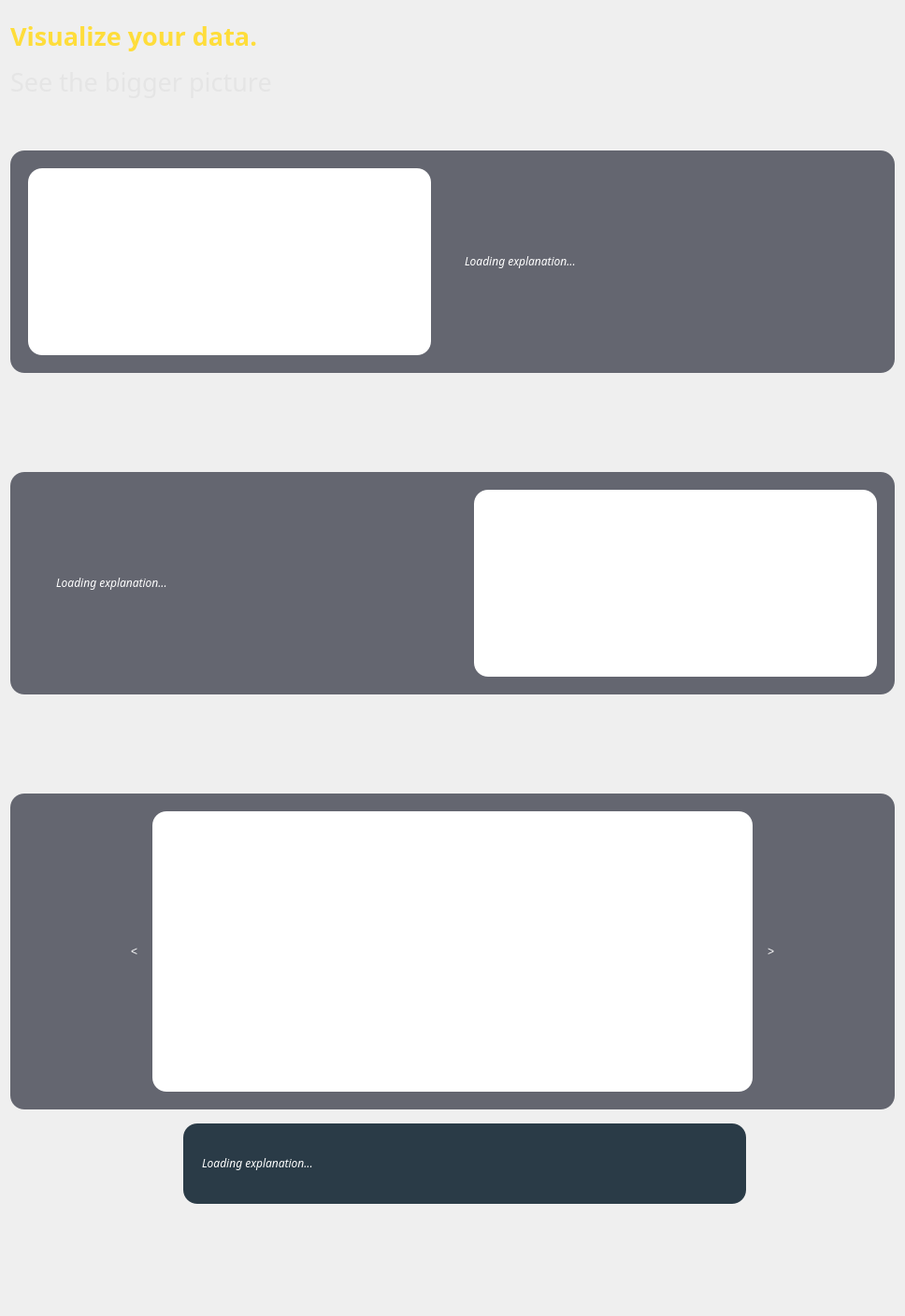
             <widget class="QWidget" name="scrollAreaWidgetContents_2">
              <property name="geometry">
               <rect>
                <x>0</x>
                <y>0</y>
                <width>968</width>
                <height>1408</height>
               </rect>
              </property>
              <property name="sizePolicy">
               <sizepolicy hsizetype="Preferred" vsizetype="Preferred">
                <horstretch>0</horstretch>
                <verstretch>0</verstretch>
               </sizepolicy>
              </property>
              <property name="minimumSize">
               <size>
                <width>0</width>
                <height>0</height>
               </size>
              </property>
              <layout class="QVBoxLayout" name="verticalLayout_16">
               <item>
                <widget class="QLabel" name="label_7">
                 <property name="font">
                  <font>
                   <family>Poppins</family>
                   <pointsize>12</pointsize>
                  </font>
                 </property>
                 <property name="text">
                  <string>&lt;html&gt;&lt;head/&gt;&lt;body&gt;&lt;p&gt;&lt;span style=&quot; font-size:20pt; font-weight:600; color:#fedd3b;&quot;&gt;Visualize your data.&lt;/span&gt;&lt;/p&gt;&lt;p&gt;&lt;span style=&quot; font-size:20pt; color:#e5e5e5;&quot;&gt;See the bigger picture&lt;/span&gt;&lt;/p&gt;&lt;/body&gt;&lt;/html&gt;</string>
                 </property>
                </widget>
               </item>
               <item>
                <spacer name="verticalSpacer_3">
                 <property name="orientation">
                  <enum>Qt::Vertical</enum>
                 </property>
                 <property name="sizeType">
                  <enum>QSizePolicy::Fixed</enum>
                 </property>
                 <property name="sizeHint" stdset="0">
                  <size>
                   <width>20</width>
                   <height>40</height>
                  </size>
                 </property>
                </spacer>
               </item>
               <item>
                <widget class="QFrame" name="frame_20">
                 <property name="sizePolicy">
                  <sizepolicy hsizetype="Preferred" vsizetype="Minimum">
                   <horstretch>0</horstretch>
                   <verstretch>0</verstretch>
                  </sizepolicy>
                 </property>
                 <property name="minimumSize">
                  <size>
                   <width>0</width>
                   <height>0</height>
                  </size>
                 </property>
                 <property name="baseSize">
                  <size>
                   <width>0</width>
                   <height>0</height>
                  </size>
                 </property>
                 <property name="styleSheet">
                  <string notr="true">
padding:10px;
background-color: rgb(100, 102, 112);
border-radius:15px;
</string>
                 </property>
                 <property name="frameShape">
                  <enum>QFrame::StyledPanel</enum>
                 </property>
                 <property name="frameShadow">
                  <enum>QFrame::Raised</enum>
                 </property>
                 <layout class="QHBoxLayout" name="horizontalLayout_17">
                  <item>
                   <widget class="QWidget" name="VI_Graph1" native="true">
                    <property name="minimumSize">
                     <size>
                      <width>0</width>
                      <height>200</height>
                     </size>
                    </property>
                    <property name="styleSheet">
                     <string notr="true">background-color: white;</string>
                    </property>
                   </widget>
                  </item>
                  <item>
                   <spacer name="horizontalSpacer_31">
                    <property name="orientation">
                     <enum>Qt::Horizontal</enum>
                    </property>
                    <property name="sizeType">
                     <enum>QSizePolicy::Fixed</enum>
                    </property>
                    <property name="sizeHint" stdset="0">
                     <size>
                      <width>20</width>
                      <height>20</height>
                     </size>
                    </property>
                   </spacer>
                  </item>
                  <item>
                   <widget class="QLabel" name="VI_LGraph1">
                    <property name="minimumSize">
                     <size>
                      <width>300</width>
                      <height>0</height>
                     </size>
                    </property>
                    <property name="font">
                     <font>
                      <family>Poppins</family>
                      <pointsize>9</pointsize>
                     </font>
                    </property>
                    <property name="styleSheet">
                     <string notr="true">color: white;</string>
                    </property>
                    <property name="text">
                     <string>&lt;html&gt;&lt;head/&gt;&lt;body&gt;&lt;p align=&quot;justify&quot;&gt;&lt;span style=&quot; font-style:italic;&quot;&gt;Loading explanation...&lt;/span&gt;&lt;/p&gt;&lt;/body&gt;&lt;/html&gt;</string>
                    </property>
                    <property name="alignment">
                     <set>Qt::AlignJustify|Qt::AlignVCenter</set>
                    </property>
                    <property name="wordWrap">
                     <bool>true</bool>
                    </property>
                   </widget>
                  </item>
                  <item>
                   <spacer name="horizontalSpacer_37">
                    <property name="orientation">
                     <enum>Qt::Horizontal</enum>
                    </property>
                    <property name="sizeType">
                     <enum>QSizePolicy::Fixed</enum>
                    </property>
                    <property name="sizeHint" stdset="0">
                     <size>
                      <width>20</width>
                      <height>20</height>
                     </size>
                    </property>
                   </spacer>
                  </item>
                 </layout>
                </widget>
               </item>
               <item>
                <spacer name="verticalSpacer_16">
                 <property name="orientation">
                  <enum>Qt::Vertical</enum>
                 </property>
                 <property name="sizeType">
                  <enum>QSizePolicy::Fixed</enum>
                 </property>
                 <property name="sizeHint" stdset="0">
                  <size>
                   <width>20</width>
                   <height>100</height>
                  </size>
                 </property>
                </spacer>
               </item>
               <item>
                <widget class="QFrame" name="frame_24">
                 <property name="minimumSize">
                  <size>
                   <width>0</width>
                   <height>0</height>
                  </size>
                 </property>
                 <property name="styleSheet">
                  <string notr="true">padding:10px;
background-color: rgb(100, 102, 112);
border-radius:15px;
</string>
                 </property>
                 <property name="frameShape">
                  <enum>QFrame::StyledPanel</enum>
                 </property>
                 <property name="frameShadow">
                  <enum>QFrame::Raised</enum>
                 </property>
                 <layout class="QHBoxLayout" name="horizontalLayout_18">
                  <item>
                   <spacer name="horizontalSpacer_38">
                    <property name="orientation">
                     <enum>Qt::Horizontal</enum>
                    </property>
                    <property name="sizeType">
                     <enum>QSizePolicy::Fixed</enum>
                    </property>
                    <property name="sizeHint" stdset="0">
                     <size>
                      <width>20</width>
                      <height>20</height>
                     </size>
                    </property>
                   </spacer>
                  </item>
                  <item>
                   <widget class="QLabel" name="VI_LGraph2">
                    <property name="minimumSize">
                     <size>
                      <width>300</width>
                      <height>0</height>
                     </size>
                    </property>
                    <property name="font">
                     <font>
                      <family>Poppins</family>
                      <pointsize>9</pointsize>
                     </font>
                    </property>
                    <property name="styleSheet">
                     <string notr="true">color: white;</string>
                    </property>
                    <property name="text">
                     <string>&lt;html&gt;&lt;head/&gt;&lt;body&gt;&lt;p align=&quot;justify&quot;&gt;&lt;span style=&quot; font-style:italic;&quot;&gt;Loading explanation...&lt;/span&gt;&lt;/p&gt;&lt;/body&gt;&lt;/html&gt;</string>
                    </property>
                    <property name="alignment">
                     <set>Qt::AlignJustify|Qt::AlignVCenter</set>
                    </property>
                    <property name="wordWrap">
                     <bool>true</bool>
                    </property>
                   </widget>
                  </item>
                  <item>
                   <spacer name="horizontalSpacer_32">
                    <property name="orientation">
                     <enum>Qt::Horizontal</enum>
                    </property>
                    <property name="sizeType">
                     <enum>QSizePolicy::Fixed</enum>
                    </property>
                    <property name="sizeHint" stdset="0">
                     <size>
                      <width>20</width>
                      <height>20</height>
                     </size>
                    </property>
                   </spacer>
                  </item>
                  <item>
                   <widget class="QWidget" name="VI_Graph2" native="true">
                    <property name="minimumSize">
                     <size>
                      <width>0</width>
                      <height>200</height>
                     </size>
                    </property>
                    <property name="styleSheet">
                     <string notr="true">background-color: white;</string>
                    </property>
                   </widget>
                  </item>
                 </layout>
                </widget>
               </item>
               <item>
                <spacer name="verticalSpacer_4">
                 <property name="orientation">
                  <enum>Qt::Vertical</enum>
                 </property>
                 <property name="sizeType">
                  <enum>QSizePolicy::Fixed</enum>
                 </property>
                 <property name="sizeHint" stdset="0">
                  <size>
                   <width>20</width>
                   <height>100</height>
                  </size>
                 </property>
                </spacer>
               </item>
               <item>
                <widget class="QFrame" name="frame_22">
                 <property name="styleSheet">
                  <string notr="true">QFrame{
	padding:10px;
	background-color: rgb(100, 102, 112);
	border-radius:15px;
}
QWidget{
	border-radius:15px;
}
QPushButton{
	background-color: rgb(100, 102, 112);
}
QPushButton:hover {
	background-color: rgb(93, 96, 107);
	border-radius:6px;
}</string>
                 </property>
                 <property name="frameShape">
                  <enum>QFrame::StyledPanel</enum>
                 </property>
                 <property name="frameShadow">
                  <enum>QFrame::Raised</enum>
                 </property>
                 <layout class="QHBoxLayout" name="horizontalLayout_16">
                  <item>
                   <spacer name="horizontalSpacer_33">
                    <property name="orientation">
                     <enum>Qt::Horizontal</enum>
                    </property>
                    <property name="sizeType">
                     <enum>QSizePolicy::Fixed</enum>
                    </property>
                    <property name="sizeHint" stdset="0">
                     <size>
                      <width>100</width>
                      <height>20</height>
                     </size>
                    </property>
                   </spacer>
                  </item>
                  <item>
                   <widget class="QPushButton" name="AN_backButton">
                    <property name="sizePolicy">
                     <sizepolicy hsizetype="Maximum" vsizetype="Maximum">
                      <horstretch>0</horstretch>
                      <verstretch>0</verstretch>
                     </sizepolicy>
                    </property>
                    <property name="cursor">
                     <cursorShape>PointingHandCursor</cursorShape>
                    </property>
                    <property name="styleSheet">
                     <string notr="true">border: none;
color: rgb(255, 255, 255);
padding: 10px;</string>
                    </property>
                    <property name="text">
                     <string>&lt;</string>
                    </property>
                    <property name="iconSize">
                     <size>
                      <width>40</width>
                      <height>40</height>
                     </size>
                    </property>
                   </widget>
                  </item>
                  <item>
                   <widget class="QWidget" name="VI_Graph3" native="true">
                    <property name="minimumSize">
                     <size>
                      <width>0</width>
                      <height>300</height>
                     </size>
                    </property>
                    <property name="baseSize">
                     <size>
                      <width>0</width>
                      <height>0</height>
                     </size>
                    </property>
                    <property name="styleSheet">
                     <string notr="true">background-color: rgb(255, 255, 255);</string>
                    </property>
                   </widget>
                  </item>
                  <item>
                   <widget class="QPushButton" name="AN_forwardButton">
                    <property name="sizePolicy">
                     <sizepolicy hsizetype="Maximum" vsizetype="Maximum">
                      <horstretch>0</horstretch>
                      <verstretch>0</verstretch>
                     </sizepolicy>
                    </property>
                    <property name="cursor">
                     <cursorShape>PointingHandCursor</cursorShape>
                    </property>
                    <property name="styleSheet">
                     <string notr="true">border: none;
color: rgb(255, 255, 255);
padding: 10px;</string>
                    </property>
                    <property name="text">
                     <string>&gt;</string>
                    </property>
                    <property name="iconSize">
                     <size>
                      <width>40</width>
                      <height>40</height>
                     </size>
                    </property>
                   </widget>
                  </item>
                  <item>
                   <spacer name="horizontalSpacer_34">
                    <property name="orientation">
                     <enum>Qt::Horizontal</enum>
                    </property>
                    <property name="sizeType">
                     <enum>QSizePolicy::Fixed</enum>
                    </property>
                    <property name="sizeHint" stdset="0">
                     <size>
                      <width>100</width>
                      <height>20</height>
                     </size>
                    </property>
                   </spacer>
                  </item>
                 </layout>
                </widget>
               </item>
               <item>
                <widget class="QFrame" name="frame_34">
                 <property name="font">
                  <font>
                   <family>Poppins</family>
                   <pointsize>10</pointsize>
                  </font>
                 </property>
                 <property name="styleSheet">
                  <string notr="true">border-radius:15px;</string>
                 </property>
                 <property name="frameShape">
                  <enum>QFrame::StyledPanel</enum>
                 </property>
                 <property name="frameShadow">
                  <enum>QFrame::Raised</enum>
                 </property>
                 <layout class="QHBoxLayout" name="horizontalLayout_31">
                  <item>
                   <spacer name="horizontalSpacer_35">
                    <property name="orientation">
                     <enum>Qt::Horizontal</enum>
                    </property>
                    <property name="sizeType">
                     <enum>QSizePolicy::Fixed</enum>
                    </property>
                    <property name="sizeHint" stdset="0">
                     <size>
                      <width>120</width>
                      <height>20</height>
                     </size>
                    </property>
                   </spacer>
                  </item>
                  <item>
                   <widget class="QLabel" name="label_13">
                    <property name="minimumSize">
                     <size>
                      <width>50</width>
                      <height>50</height>
                     </size>
                    </property>
                    <property name="maximumSize">
                     <size>
                      <width>50</width>
                      <height>50</height>
                     </size>
                    </property>
                    <property name="text">
                     <string/>
                    </property>
                    <property name="pixmap">
                     <pixmap>../Assets/chatbot/chatbot-blue.png</pixmap>
                    </property>
                    <property name="scaledContents">
                     <bool>true</bool>
                    </property>
                   </widget>
                  </item>
                  <item>
                   <widget class="QLabel" name="VI_LGraph3">
                    <property name="font">
                     <font>
                      <family>Poppins</family>
                      <pointsize>9</pointsize>
                     </font>
                    </property>
                    <property name="styleSheet">
                     <string notr="true">color: white;
background-color: #2A3B47;
padding:20px;</string>
                    </property>
                    <property name="text">
                     <string>&lt;html&gt;&lt;head/&gt;&lt;body&gt;&lt;p align=&quot;justify&quot;&gt;&lt;span style=&quot; font-style:italic;&quot;&gt;Loading explanation...&lt;/span&gt;&lt;/p&gt;&lt;/body&gt;&lt;/html&gt;</string>
                    </property>
                    <property name="alignment">
                     <set>Qt::AlignJustify|Qt::AlignVCenter</set>
                    </property>
                    <property name="wordWrap">
                     <bool>true</bool>
                    </property>
                   </widget>
                  </item>
                  <item>
                   <spacer name="horizontalSpacer_36">
                    <property name="orientation">
                     <enum>Qt::Horizontal</enum>
                    </property>
                    <property name="sizeType">
                     <enum>QSizePolicy::Fixed</enum>
                    </property>
                    <property name="sizeHint" stdset="0">
                     <size>
                      <width>150</width>
                      <height>20</height>
                     </size>
                    </property>
                   </spacer>
                  </item>
                 </layout>
                </widget>
               </item>
               <item>
                <spacer name="verticalSpacer_17">
                 <property name="orientation">
                  <enum>Qt::Vertical</enum>
                 </property>
                 <property name="sizeType">
                  <enum>QSizePolicy::Fixed</enum>
                 </property>
                 <property name="sizeHint" stdset="0">
                  <size>
                   <width>20</width>
                   <height>100</height>
                  </size>
                 </property>
                </spacer>
               </item>
              </layout>
             </widget>
